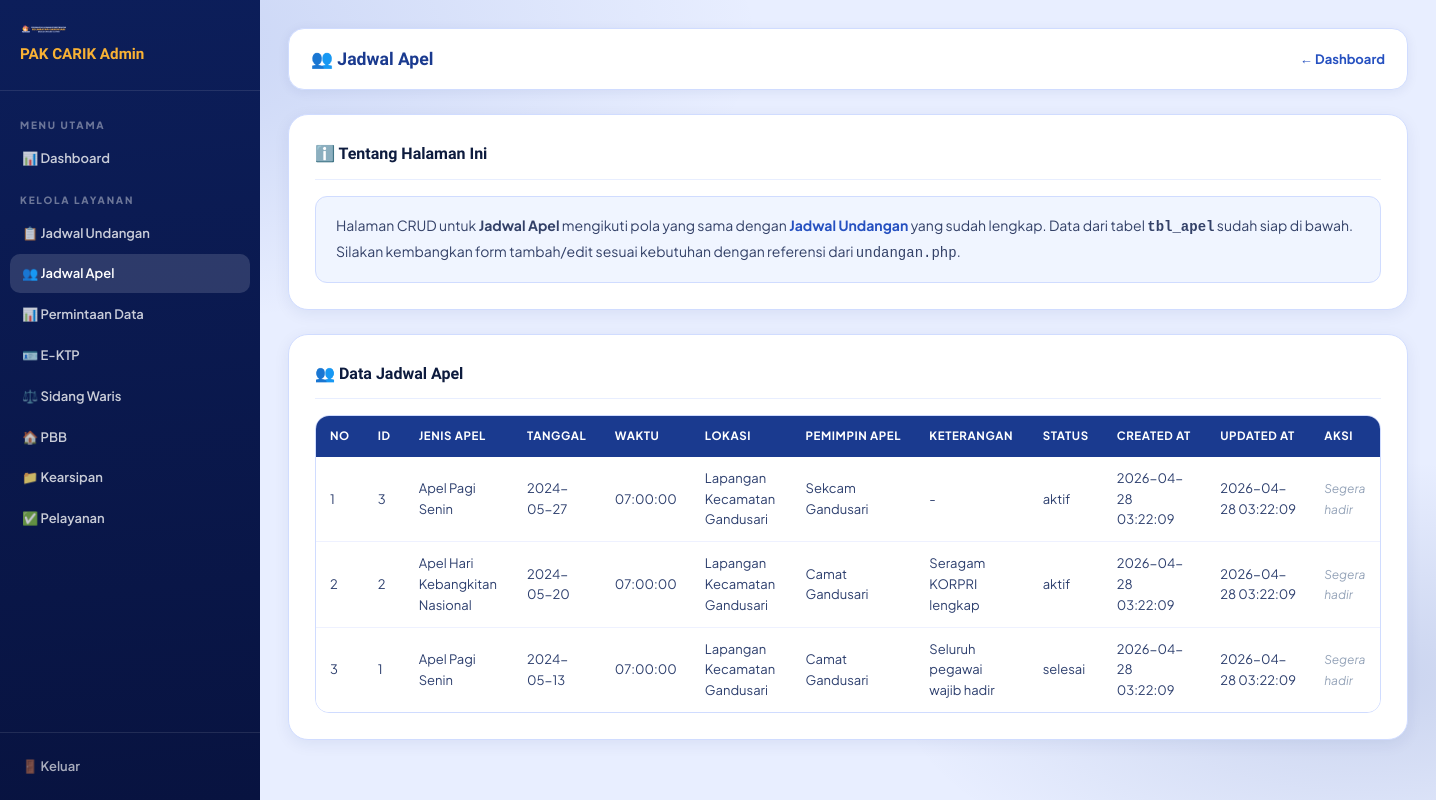
The page /admin/apel.php (signed in) on the database its author committed.
### tables this page shows
CREATE TABLE IF NOT EXISTS `tbl_apel` (
  `id`            INT UNSIGNED AUTO_INCREMENT PRIMARY KEY,
  `jenis_apel`    VARCHAR(150) NOT NULL,
  `tanggal`       DATE         NOT NULL,
  `waktu`         TIME         NOT NULL,
  `lokasi`        VARCHAR(255) NOT NULL,
  `pemimpin_apel` VARCHAR(150) NOT NULL,
  `keterangan`    TEXT,
  `status`        ENUM('aktif','selesai','batal') NOT NULL DEFAULT 'aktif',
  `created_at`    TIMESTAMP DEFAULT CURRENT_TIMESTAMP,
  `updated_at`    TIMESTAMP DEFAULT CURRENT_TIMESTAMP ON UPDATE CURRENT_TIMESTAMP
);

### admin/apel.php (the view, shortened to what this page needs)
<?php
require_once '../assets/php/koneksi.php';
$data = $conn->query("SELECT * FROM tbl_apel ORDER BY id DESC");
$page_title = "Jadwal Apel";
$page_icon  = "👥";
?><!DOCTYPE html>
<html lang="id">
<head>
  <link rel="stylesheet" href="../assets/css/style.css">
</head>
<body>
<aside class="sidebar">
  <div class="sidebar-head"><img src="../assets/img/carik.png" alt="PAK CARIK"><h2>PAK CARIK Admin</h2></div>
  <nav class="sidebar-nav">
    <div class="nav-sec">Menu Utama</div>
    <a href="dashboard.php">📊 Dashboard</a>
    <div class="nav-sec">Kelola Layanan</div>
    <a href="undangan.php">📋 Jadwal Undangan</a>
    <a href="apel.php" <?php if(basename(__FILE__)=='apel.php') echo 'class="active"'; ?>>👥 Jadwal Apel</a>
    <a href="permintaan-data.php" <?php if(basename(__FILE__)=='permintaan-data.php') echo 'class="active"'; ?>>📊 Permintaan Data</a>
    <a href="ektp.php" <?php if(basename(__FILE__)=='ektp.php') echo 'class="active"'; ?>>🪪 E-KTP</a>
    <a href="sidang-waris.php" <?php if(basename(__FILE__)=='sidang-waris.php') echo 'class="active"'; ?>>⚖️ Sidang Waris</a>
    <a href="pbb.php" <?php if(basename(__FILE__)=='pbb.php') echo 'class="active"'; ?>>🏠 PBB</a>
    <a href="kearsipan.php" <?php if(basename(__FILE__)=='kearsipan.php') echo 'class="active"'; ?>>📁 Kearsipan</a>
    <a href="pelayanan.php" <?php if(basename(__FILE__)=='pelayanan.php') echo 'class="active"'; ?>>✅ Pelayanan</a>
  </nav>
  <div class="sidebar-foot"><a href="logout.php">🚪 Keluar</a></div>
</aside>
<div class="main">
  <div class="topbar">
    <h1><?= $page_icon ?> <?= $page_title ?></h1>
    <a href="dashboard.php" style="font-size:13px;color:#2550c0;font-weight:700;text-decoration:none;">← Dashboard</a>
  </div>
  <div class="card">
    <div class="card-title">ℹ️ Tentang Halaman Ini</div>
    <div class="info-box">
      Halaman CRUD untuk <strong><?= $page_title ?></strong> mengikuti pola yang sama dengan <a href="undangan.php" style="color:#2550c0;font-weight:700;">Jadwal Undangan</a> yang sudah lengkap. Data dari tabel <code><strong><?= "tbl_apel" ?></strong></code> sudah siap di bawah. Silakan kembangkan form tambah/edit sesuai kebutuhan dengan referensi dari <code>undangan.php</code>.
    </div>
  </div>
  <div class="card">
    <div class="card-title"><?= $page_icon ?> Data <?= $page_title ?></div>
    <div class="table-wrap">
      <table>
        <thead><tr><?php
          if ($data && $data->num_rows > 0) {
            $first = $data->fetch_assoc();
            echo '<th>No</th>';
            foreach (array_keys($first) as $col) echo '<th>'.strtoupper(str_replace('_',' ',$col)).'</th>';
            echo '<th>AKSI</th>';
            $data->data_seek(0);
          }
        ?></tr></thead>
        <tbody><?php
          if ($data && $data->num_rows > 0) {
            $no = 1;
            while ($row = $data->fetch_assoc()) {
              echo '<tr><td>'.$no++.'</td>';
              foreach ($row as $val) echo '<td>'.htmlspecialchars($val ?: '-').'</td>';
              echo '<td><span style="font-size:12px;color:#94a3b8;font-style:italic;">Segera hadir</span></td></tr>';
            }
          } else {
            echo '<tr><td colspan="20" style="text-align:center;padding:30px;color:#64748b;">Belum ada data.</td></tr>';
          }
        ?></tbody>
      </table>
    </div>
  </div>
</div>
</body></html>

### assets/css/style.css (style rules this page uses)
*, *::before, *::after { box-sizing: border-box; margin: 0; padding: 0; }
html { scroll-behavior: smooth; }
:root { --primary: #1a3a8f; --primary-mid: #2550c0; --primary-light: #3a6de0; --primary-pale: #e8eeff; --accent: #f9b234; --accent-dark: #d9940f; --success: #16a34a; --danger: #dc2626; --text: #0d1b3e; --text-mid: #2d3f6e; --text-soft: #5a6a8e; --surface: #ffffff; --surface-tint: #f4f7ff; --border: #d0dcff; --shadow-sm: 0 2px 12px rgba(20,40,120,.08); --shadow-md: 0 8px 32px rgba(20,40,120,.13); --shadow-lg: 0 20px 60px rgba(20,40,120,.18); --radius-sm: 10px; --radius-md: 18px; --radius-lg: 28px; --radius-xl: 40px; --header-h: 118px; }
body { font-family: 'Plus Jakarta Sans', sans-serif; color: var(--text); background: #e8eeff; overflow-x: hidden; line-height: 1.6; }
body::before { content: ''; position: fixed; inset: 0; z-index: -1; background: radial-gradient(ellipse 80% 60% at 5% 5%, rgba(37,80,192,.18) 0%, transparent 60%), radial-gradient(ellipse 60% 50% at 95% 85%, rgba(26,58,143,.15) 0%, transparent 55%), #e8eeff; pointer-events: none; }
a { text-decoration: none; color: inherit; }
img { display: block; max-width: 100%; }
.topbar { background: rgba(255,255,255,.06); border-bottom: 1px solid rgba(255,255,255,.1); color: rgba(255,255,255,.82); font-size: 12.5px; }
table { width: 100%; border-collapse: collapse; background: #fff; font-size: 14px; }
thead { background: var(--primary); color: #fff; }
thead th { padding: 14px 18px; text-align: left; font-weight: 700; font-size: 13px; letter-spacing: .05em; text-transform: uppercase; white-space: nowrap; }
tbody tr { border-bottom: 1px solid #eef1ff; transition: background .15s; }
tbody tr:last-child { border-bottom: none; }
tbody td { padding: 13px 18px; vertical-align: middle; color: var(--text-mid); }

### admin/apel.php (style rules this page uses)
body { background:#f4f7ff;display:flex;min-height:100vh;font-family:'Plus Jakarta Sans',sans-serif; }
.sidebar { width:260px;background:linear-gradient(175deg,#0c1e5a,#081340);color:#fff;position:fixed;top:0;left:0;bottom:0;display:flex;flex-direction:column;z-index:100; }
.sidebar-head { padding:24px 20px;border-bottom:1px solid rgba(255,255,255,.1); }
.sidebar-head img { width:48px;margin-bottom:8px; }
.sidebar-head h2 { font-family:'Sora',sans-serif;font-size:.95rem;font-weight:900;color:#f9b234; }
.sidebar-nav { flex:1;padding:14px 10px;overflow-y:auto; }
.nav-sec { font-size:10px;font-weight:800;letter-spacing:.18em;text-transform:uppercase;color:rgba(255,255,255,.4);padding:12px 10px 6px; }
.sidebar-nav a { display:flex;align-items:center;gap:10px;padding:9px 12px;border-radius:10px;color:rgba(255,255,255,.78);font-size:13px;font-weight:600;margin-bottom:2px;transition:background .18s;text-decoration:none; }
.sidebar-nav a:hover,.sidebar-nav a.active { background:rgba(255,255,255,.14);color:#fff; }
.sidebar-foot { padding:14px 10px;border-top:1px solid rgba(255,255,255,.1); }
.sidebar-foot a { display:flex;align-items:center;gap:10px;padding:9px 12px;border-radius:10px;color:rgba(255,255,255,.65);font-size:13px;font-weight:600;text-decoration:none; }
.main { margin-left:260px;flex:1;padding:28px; }
.topbar { background:#fff;border-radius:16px;padding:16px 22px;margin-bottom:24px;display:flex;align-items:center;justify-content:space-between;box-shadow:0 2px 12px rgba(20,40,120,.07);border:1px solid #d0dcff; }
.topbar h1 { font-family:'Sora',sans-serif;font-size:1.1rem;font-weight:900;color:#1a3a8f; }
.card { background:#fff;border:1px solid #d0dcff;border-radius:20px;padding:26px;margin-bottom:24px;box-shadow:0 4px 16px rgba(20,40,120,.07); }
.card-title { font-family:'Sora',sans-serif;font-size:1rem;font-weight:800;color:#0d1b3e;margin-bottom:16px;padding-bottom:12px;border-bottom:1px solid #e8eeff; }
.info-box { background:#f0f5ff;border:1px solid #d0dcff;border-radius:12px;padding:16px 20px;font-size:14px;color:#334168;line-height:1.75; }
table { width:100%;border-collapse:collapse;font-size:13px; }
thead { background:#1a3a8f;color:#fff; }
thead th { padding:11px 14px;text-align:left;font-size:11.5px;font-weight:700;letter-spacing:.05em;text-transform:uppercase;white-space:nowrap; }
tbody tr { border-bottom:1px solid #eef1ff;transition:background .15s; }
tbody td { padding:11px 14px;vertical-align:middle;color:#2d3f6e; }
.table-wrap { overflow-x:auto;border-radius:14px;border:1px solid #d0dcff; }

### rows shown on the page
tbl_apel: id "3", jenis_apel "Apel Pagi Senin", tanggal "2024-05-27", waktu "07:00:00", lokasi "Lapangan Kecamatan Gandusari", pemimpin_apel "Sekcam Gandusari", keterangan "-", status "aktif", val "2026-04-28 03:22:09"
tbl_apel: id "2", jenis_apel "Apel Hari Kebangkitan Nasional", tanggal "2024-05-20", waktu "07:00:00", lokasi "Lapangan Kecamatan Gandusari", pemimpin_apel "Camat Gandusari", keterangan "Seragam KORPRI lengkap", status "aktif", val "2026-04-28 03:22:09"
tbl_apel: id "1", jenis_apel "Apel Pagi Senin", tanggal "2024-05-13", waktu "07:00:00", lokasi "Lapangan Kecamatan Gandusari", pemimpin_apel "Camat Gandusari", keterangan "Seluruh pegawai wajib hadir", status "selesai", val "2026-04-28 03:22:09"

### other values the page prints
$page_icon "👥"
$page_title "Jadwal Apel"
str_replace('_',' ',$col) "ID"
str_replace('_',' ',$col) "JENIS APEL"
str_replace('_',' ',$col) "TANGGAL"
str_replace('_',' ',$col) "WAKTU"
str_replace('_',' ',$col) "LOKASI"
str_replace('_',' ',$col) "PEMIMPIN APEL"
str_replace('_',' ',$col) "KETERANGAN"
str_replace('_',' ',$col) "STATUS"
str_replace('_',' ',$col) "CREATED AT"
str_replace('_',' ',$col) "UPDATED AT"
